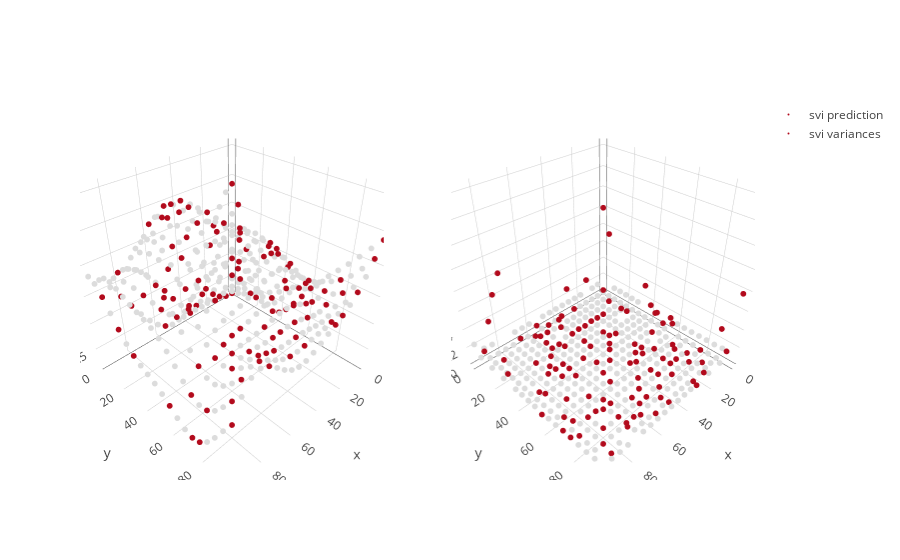

Here is the notebook cell this chart was saved with:
### Markdown cell above
From the SVI inference, we get an estimate of $s$, as well as the posterior variance. We could then use this posterior variance to select the next set of points to stimulate.

### Code cell
trace_svipred = go.Scatter3d(x = X[:,0], y = X[:,1], z=inf_svi.predict(), mode = 'markers', marker=dict(size = 2, color = color), name = "svi prediction")
trace_svivar = go.Scatter3d(x = X[:,0], y = X[:,1], z=np.exp(inf_svi.q_S), mode = 'markers', marker=dict(size = 2, color = color), name = "svi variances")

fig = tools.make_subplots(rows=1, cols=2, specs=[[{'is_3d': True}, {'is_3d': True}]])
fig.append_trace(trace_svipred, 1, 1)
fig.append_trace(trace_svivar, 1, 2)
iplot(fig)

### Figure 1 — Plotly figure (JSON) as saved in the notebook; plotly's stock layout.template omitted (floating-point values rounded to 4 significant figures; data arrays with more than 128 entries replaced by an {"elided": "..."} marker saying what was removed)
{"data": [{"marker": {"color": {"elided": "400 int values"}, "size": 2}, "mode": "markers", "name": "svi prediction", "scene": "scene1", "type": "scatter3d", "x": {"elided": "400 int values"}, "y": {"elided": "400 int values"}, "z": {"elided": "400 float values"}}, {"marker": {"color": {"elided": "400 int values"}, "size": 2}, "mode": "markers", "name": "svi variances", "scene": "scene2", "type": "scatter3d", "x": {"elided": "400 int values"}, "y": {"elided": "400 int values"}, "z": {"elided": "400 float values"}}], "layout": {"scene1": {"domain": {"x": [0, 0.45], "y": [0, 1]}}, "scene2": {"domain": {"x": [0.55, 1], "y": [0, 1]}}}}
